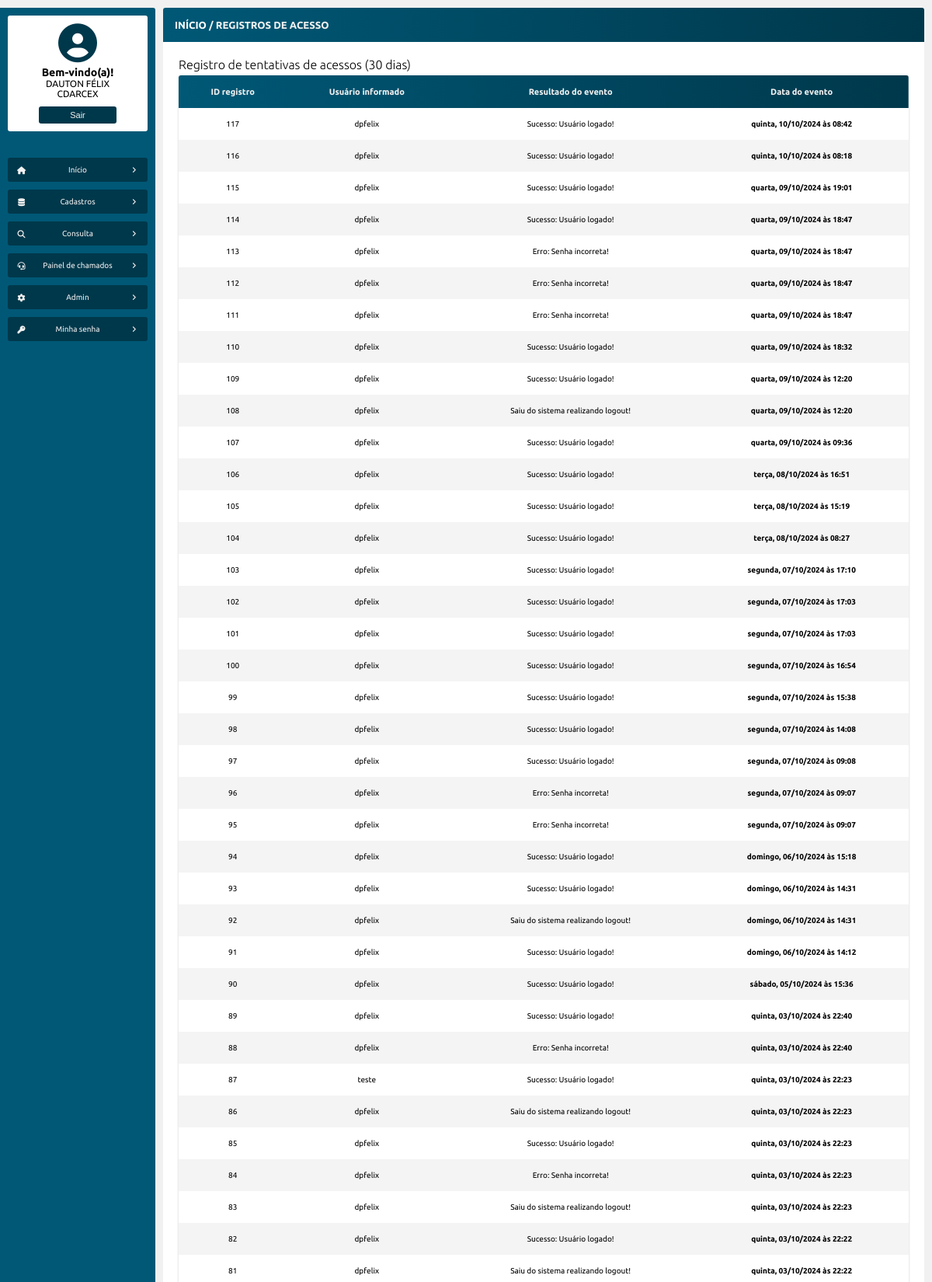
Page /log_logins.php (signed in, upper part) on the committed database.
### tables this page shows
CREATE TABLE `tb_logs_login` (
  `id` int NOT NULL AUTO_INCREMENT,
  `id_usuario` int DEFAULT NULL,
  `usuario_informado` varchar(100) DEFAULT NULL,
  `evento` varchar(100) DEFAULT NULL,
  `data_evento` datetime DEFAULT CURRENT_TIMESTAMP,
  PRIMARY KEY (`id`)
);

### src/model/Logs.php (called while the page is built, shortened)
<?php
class Logs
{
    public function __construct(private PDO $pdo)
    {
        $this->pdo = $pdo;
    }
    public function exibeRegistrosLogAcessos(): array
    {
        $sql = "SELECT *, DATE_FORMAT(data_evento, '%W, %d/%m/%Y às %H:%i' )
                AS data_evento
                FROM tb_logs_login
                WHERE data_evento >= DATE_SUB(CURDATE(), INTERVAL 30 DAY)
                ORDER BY id DESC";
        $stmt = $this->pdo->prepare($sql);
        $stmt->execute();
        $resultado = $stmt->fetchAll(PDO::FETCH_ASSOC);
        return $resultado;
    }
}

### log_logins.php (the view, shortened to what this page needs)
<?php
require_once "src/config/conexao_bd.php";
$logs = new Logs($pdo);
$dados_logs = $logs->exibeRegistrosLogAcessos();
?>
<!DOCTYPE html>
<html>
<head>
    <?php
    require_once "src/views/layout/head.php";
    ?>
</head>
<body>
    <main class="corpo">
        <?php
        require_once "src/views/layout/menu_lateral.php";
        ?>
        <section class="principal">
            <article class="conteudo">
                <header class="conteudo-cabecalho">
                    <h3><a href="inicio.php">INÍCIO</a> / REGISTROS DE ACESSO</h3>
                </header>
                <section class="conteudo-center">
                    <h1>Registro de tentativas de acessos (30 dias)</h1>
                    <table>
                        <thead>
                            <td>ID registro</td>
                            <td>Usuário informado</td>
                            <td>Resultado do evento</td>
                            <td>Data do evento</td>
                        </thead>
                        <tbody>
                            <?php foreach ($dados_logs as $logs) : ?>
                                <tr>
                                    <td><?= htmlentities($logs['id']) ?></td>
                                    <td><?= htmlentities($logs['usuario_informado']) ?></td>
                                    <td><?= htmlentities($logs['evento']) ?></td>
                                    <td><b><?= htmlentities($logs['data_evento']) ?></b></td>
                                </tr>
                            <?php endforeach ?>
                        </tbody>
                    </table>
                </section>
            </article>
        </section>
    </main>
</body>
</html>

### css/style.css (style rules this page uses)
:root { --primary-color: #0088ff; --secundary-color: #005876; --terciary-color: #00384b; --white-color: #f1f1f1; --primary-shadow: 0 0 .5em #808080 }
* { padding: 0; margin: 0; box-sizing: border-box; }
a { text-decoration: none; }
body { font-family: 'Playpen Sans', cursive; font-family: 'Ubuntu', sans-serif; background: var(--white-color); }
.corpo { width: 100%; height: 100%; padding: 10px 10px 10px 0; position: absolute; display: flex; }
.principal { width: 100%; height: 100%; display: flex; flex-direction: column; }
.conteudo { width: 100%; height: 100%; position: relative; display: flex; flex-direction: column; align-items: center; overflow: hidden; background: #ffffff; border-radius: 3px; }
.conteudo-cabecalho { width: 100%; margin-bottom: 10px; padding: 15px; display: flex; justify-content: space-between; align-items: center; background: linear-gradient(to right, var(--secundary-color), var(--terciary-color)); color: var(--white-color); }
.conteudo-cabecalho h3 { font-size: 13px; font-weight: bold; }
.conteudo-center { width: 100%; height: 100%; padding: 10px 20px 20px 20px; display: flex; align-content: baseline; align-items: center; flex-direction: column; overflow: scroll; }
.conteudo-center h1 { width: 100%; font-size: 16px; font-weight: 100; }

### css/table.css (style rules this page uses)
table { width: 100%; margin: 5px auto; font-size: 10px; background: #ffffff; box-shadow: 0 0 .3em #cdcdcd; border-radius: 3px; border-collapse: collapse; text-align: center; overflow: auto; }
table tr td { padding: 15px; }
table thead { position: sticky; top: -10px; color: var(--white-color); font-weight: bold; background: linear-gradient(to right, var(--secundary-color), var(--terciary-color)); z-index: 1; }
table thead td:first-child { border-radius: 3px 0 0 0; }
table thead td:last-child { border-radius: 0 3px 0 0; }
table thead td { font-size: 11px; }
tbody tr:nth-child(even) { background: #f4f4f4; }

### rows in the picture
tb_logs_login: id "117", usuario_informado "dpfelix", evento "Sucesso: Usuário logado!", data_evento "quinta, 10/10/2024 às 08:42"
tb_logs_login: id "116", usuario_informado "dpfelix", evento "Sucesso: Usuário logado!", data_evento "quinta, 10/10/2024 às 08:18"
tb_logs_login: id "115", usuario_informado "dpfelix", evento "Sucesso: Usuário logado!", data_evento "quarta, 09/10/2024 às 19:01"
tb_logs_login: id "114", usuario_informado "dpfelix", evento "Sucesso: Usuário logado!", data_evento "quarta, 09/10/2024 às 18:47"
tb_logs_login: id "113", usuario_informado "dpfelix", evento "Erro: Senha incorreta!", data_evento "quarta, 09/10/2024 às 18:47"
tb_logs_login: id "112", usuario_informado "dpfelix", evento "Erro: Senha incorreta!", data_evento "quarta, 09/10/2024 às 18:47"
tb_logs_login: id "111", usuario_informado "dpfelix", evento "Erro: Senha incorreta!", data_evento "quarta, 09/10/2024 às 18:47"
tb_logs_login: id "110", usuario_informado "dpfelix", evento "Sucesso: Usuário logado!", data_evento "quarta, 09/10/2024 às 18:32"
tb_logs_login: id "109", usuario_informado "dpfelix", evento "Sucesso: Usuário logado!", data_evento "quarta, 09/10/2024 às 12:20"
tb_logs_login: id "108", usuario_informado "dpfelix", evento "Saiu do sistema realizando logout!", data_evento "quarta, 09/10/2024 às 12:20"
tb_logs_login: id "107", usuario_informado "dpfelix", evento "Sucesso: Usuário logado!", data_evento "quarta, 09/10/2024 às 09:36"
tb_logs_login: id "106", usuario_informado "dpfelix", evento "Sucesso: Usuário logado!", data_evento "terça, 08/10/2024 às 16:51"
tb_logs_login: id "105", usuario_informado "dpfelix", evento "Sucesso: Usuário logado!", data_evento "terça, 08/10/2024 às 15:19"
tb_logs_login: id "104", usuario_informado "dpfelix", evento "Sucesso: Usuário logado!", data_evento "terça, 08/10/2024 às 08:27"
tb_logs_login: id "103", usuario_informado "dpfelix", evento "Sucesso: Usuário logado!", data_evento "segunda, 07/10/2024 às 17:10"
tb_logs_login: id "102", usuario_informado "dpfelix", evento "Sucesso: Usuário logado!", data_evento "segunda, 07/10/2024 às 17:03"
tb_logs_login: id "101", usuario_informado "dpfelix", evento "Sucesso: Usuário logado!", data_evento "segunda, 07/10/2024 às 17:03"
tb_logs_login: id "100", usuario_informado "dpfelix", evento "Sucesso: Usuário logado!", data_evento "segunda, 07/10/2024 às 16:54"
tb_logs_login: id "99", usuario_informado "dpfelix", evento "Sucesso: Usuário logado!", data_evento "segunda, 07/10/2024 às 15:38"
tb_logs_login: id "98", usuario_informado "dpfelix", evento "Sucesso: Usuário logado!", data_evento "segunda, 07/10/2024 às 14:08"
tb_logs_login: id "97", usuario_informado "dpfelix", evento "Sucesso: Usuário logado!", data_evento "segunda, 07/10/2024 às 09:08"
tb_logs_login: id "96", usuario_informado "dpfelix", evento "Erro: Senha incorreta!", data_evento "segunda, 07/10/2024 às 09:07"
tb_logs_login: id "95", usuario_informado "dpfelix", evento "Erro: Senha incorreta!", data_evento "segunda, 07/10/2024 às 09:07"
tb_logs_login: id "94", usuario_informado "dpfelix", evento "Sucesso: Usuário logado!", data_evento "domingo, 06/10/2024 às 15:18"
tb_logs_login: id "93", usuario_informado "dpfelix", evento "Sucesso: Usuário logado!", data_evento "domingo, 06/10/2024 às 14:31"
tb_logs_login: id "92", usuario_informado "dpfelix", evento "Saiu do sistema realizando logout!", data_evento "domingo, 06/10/2024 às 14:31"
tb_logs_login: id "91", usuario_informado "dpfelix", evento "Sucesso: Usuário logado!", data_evento "domingo, 06/10/2024 às 14:12"
tb_logs_login: id "90", usuario_informado "dpfelix", evento "Sucesso: Usuário logado!", data_evento "sábado, 05/10/2024 às 15:36"
tb_logs_login: id "89", usuario_informado "dpfelix", evento "Sucesso: Usuário logado!", data_evento "quinta, 03/10/2024 às 22:40"
tb_logs_login: id "88", usuario_informado "dpfelix", evento "Erro: Senha incorreta!", data_evento "quinta, 03/10/2024 às 22:40"
tb_logs_login: id "87", usuario_informado "teste", evento "Sucesso: Usuário logado!", data_evento "quinta, 03/10/2024 às 22:23"
tb_logs_login: id "86", usuario_informado "dpfelix", evento "Saiu do sistema realizando logout!", data_evento "quinta, 03/10/2024 às 22:23"
tb_logs_login: id "85", usuario_informado "dpfelix", evento "Sucesso: Usuário logado!", data_evento "quinta, 03/10/2024 às 22:23"
tb_logs_login: id "84", usuario_informado "dpfelix", evento "Erro: Senha incorreta!", data_evento "quinta, 03/10/2024 às 22:23"
tb_logs_login: id "83", usuario_informado "dpfelix", evento "Saiu do sistema realizando logout!", data_evento "quinta, 03/10/2024 às 22:23"
tb_logs_login: id "82", usuario_informado "dpfelix", evento "Sucesso: Usuário logado!", data_evento "quinta, 03/10/2024 às 22:22"
tb_logs_login: id "81", usuario_informado "dpfelix", evento "Saiu do sistema realizando logout!", data_evento "quinta, 03/10/2024 às 22:22"

### other values in the picture
$_SESSION['nome'] "DAUTON FÉLIX"
$_SESSION['unidade'] "CDARCEX"
